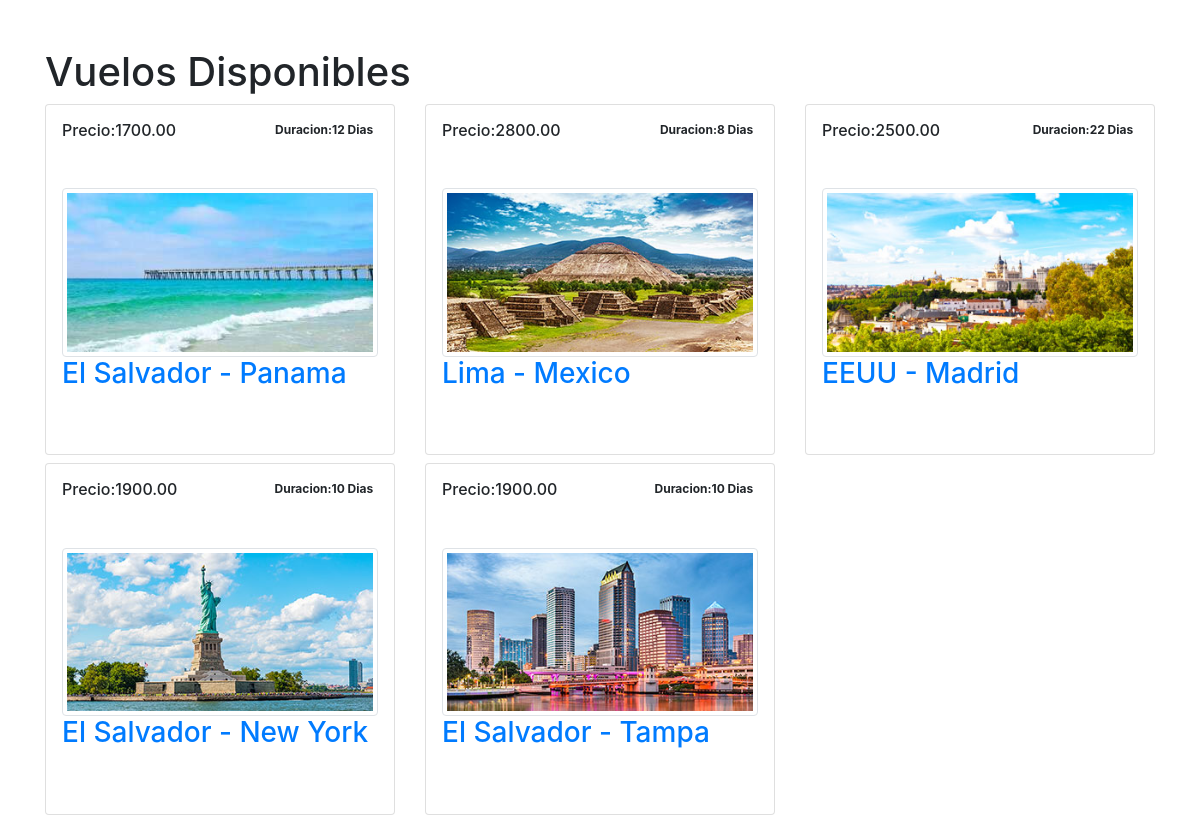
The page / on the database its author committed.
### core/models.py (models this page shows)
class Vuelo(models.Model):
    origen=models.CharField(max_length=64)
    destino=models.CharField(max_length=64)
    duracion=models.IntegerField(null=True)
    precio=models.DecimalField(max_digits=7,decimal_places=2)
    descripcion=models.TextField(blank=True,null=True)
    foto = models.ImageField(upload_to='vuelos',blank=True,null=True)
    def __str__(self) :
        return f"{self.origen} - {self.destino}"
    class Meta:
        ordering = ['id']

### core/views.py (the view)
# urls.py: path('', views.index, name="index"),
def index(request):
    template_name="index.html"
    context = {
        'vuelos':Vuelo.objects.all()
    }
    return render(request,template_name,context)

### core/templates/index.html (shortened to what this page needs)
{% extends 'base/base.html' %}
{% block content %}
<div class="container mt-5 mb-3">
 <h1>Vuelos Disponibles</h1>
  <div class="row">
   {% for vuelo in vuelos %}
      <div class="col-md-4">
          <div class="card p-3 mb-2">
              <div class="d-flex justify-content-between">
                  <div class="d-flex flex-row align-items-center">
                      <div class="ms-2 c-details">
                          <h6 class="mb-0">Precio:{{vuelo.precio}}</h6>
                      </div>
                  </div>
                  <div class="badge"> <span>Duracion:{{vuelo.duracion}} Dias</span> </div>
              </div>
              <div class="mt-5">
                  <img src={{vuelo.foto.url}} class="img-thumbnail" />
                  <h3 class="heading">
                    <a href="{% url 'vuelo' vuelo.id %}"> {{vuelo}} </a>
                    </h3>
              </div>
          </div>
      </div>
   {% endfor %}
  </div>
</div>
{% endblock%}

### core/templates/base/base.html (shortened to what this page needs)
<!doctype html>
<html lang="en">
  <head>
    <link rel="stylesheet" href="https://stackpath.bootstrapcdn.com/bootstrap/4.5.0/css/bootstrap.min.css">
  </head>
  <body>
    {% block content %}
    {% endblock %}
  </body>
</html>

### rows shown on the page
Vuelo: precio "1700.00", duracion "12", foto (picture), origen+destino "El Salvador - Panama"
Vuelo: precio "2800.00", duracion "8", foto (picture), origen+destino "Lima - Mexico"
Vuelo: precio "2500.00", duracion "22", foto (picture), origen+destino "EEUU - Madrid"
Vuelo: precio "1900.00", duracion "10", foto (picture), origen+destino "El Salvador - New York"
Vuelo: precio "1900.00", duracion "10", foto (picture), origen+destino "El Salvador - Tampa"
